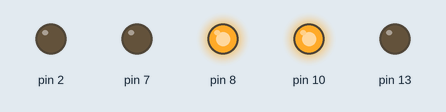
Simulated run of this sketch. Board: Arduino Uno, built with avr-gcc and run on an emulated ATmega328P. On the bench: output pins drawn as LEDs (lit = HIGH).

Above: at 5.0 s.
At 17.5 s:
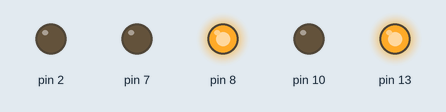
At 22.5 s:
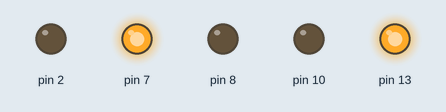
At 35.0 s:
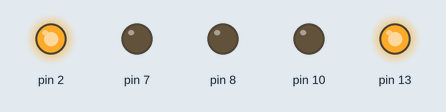
At 58.12 s:
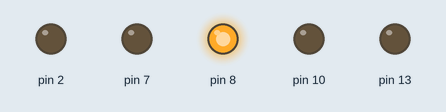
Timing chart, 0 to 58.5 s (numbered marks = the images above):
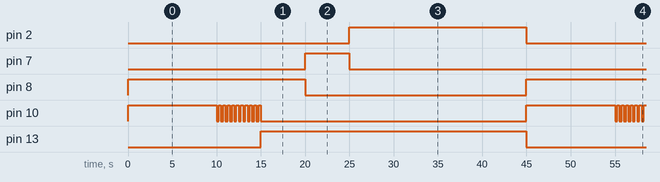

The sketch:

traffic_light.ino
```cpp
void setup() {
  // put your setup code here, to run once:最初に一回だけ読み込まれる

  // ポート2のLEDを出力ポートに設定
  pinMode(2,OUTPUT);
  // ポート7のLEDを出力ポートに設定
  pinMode(7,OUTPUT);
  // ポート8のLEDを出力ポートに設定
  pinMode(8,OUTPUT);
  // ポート10のLEDを出力ポートに設定
  pinMode(10,OUTPUT);
  // ポート13のLEDを出力ポートに設定
  pinMode(13,OUTPUT);
}

void loop() {
  // put your main code here, to run repeatedly:何度も読みこまれる(繰り返される)

  // ポート8のLEDを点灯
  digitalWrite(8,HIGH);
  // ポート10のLEDを点灯
  digitalWrite(10,HIGH);
  // 10000mSECディレイ

  delay(10000);

  int i=0;
  for(i=0;i<10;i++){
    // ポート10のLEDを消灯
    digitalWrite(10,LOW);
    // 500mSECディレイ
    delay(250);
    // ポート10のLEDを点灯
    digitalWrite(10,HIGH);
    // 500mSECディレイ
    delay(250);
  };
  // ポート10のLEDを消灯
  digitalWrite(10,LOW);

  // ポート13のLEDを点灯
  digitalWrite(13,HIGH);
  // 5000mSECディレイ
  delay(5000);

  // ポート8のLEDを消灯
  digitalWrite(8,LOW);

  // ポート7のLEDを点灯
  digitalWrite(7,HIGH);
  // 1000mSECディレイ
  delay(5000);
  // ポート7のLEDを消灯
  digitalWrite(7,LOW);

  // ポート2のLEDを点灯
  digitalWrite(2,HIGH);
  // 5000mSECディレイ
  delay(20000);
  // ポート2のLEDを消灯
  digitalWrite(2,LOW);
  // ポート13のLEDを消灯
  digitalWrite(13,LOW);
}
```

Measured:
- by itself, pin 2, pin 8: alternates HIGH for 20.0 s and LOW for 25.0 s
- by itself, pin 7: alternates HIGH for 5.0 s and LOW for 40.0 s
- by itself, pin 10: repeats every 45.0 s: 10 × (LOW 0.25 s, HIGH 0.25 s), LOW 30.0 s, HIGH 10.0 s
- by itself, pin 13: alternates HIGH for 30.0 s and LOW for 15.0 s
